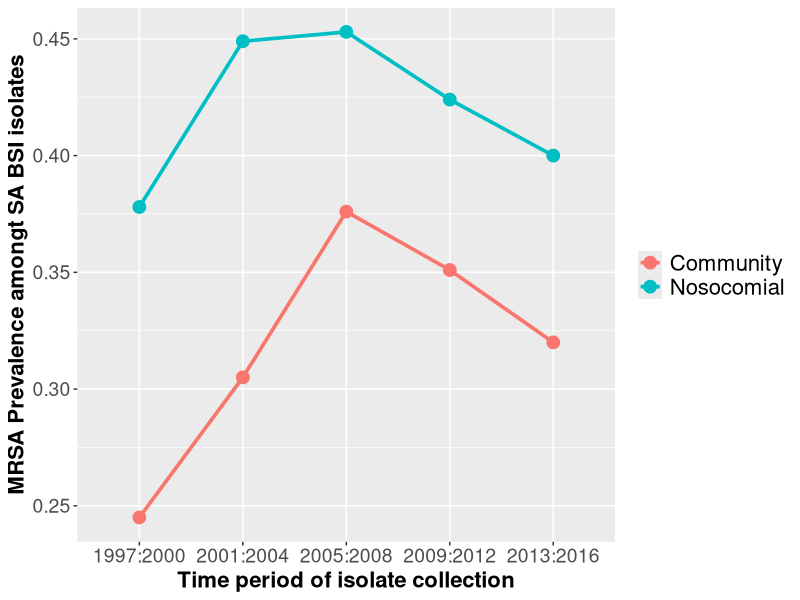

The R source for this figure:
library(ggplot2)

Nosocomial = c(0.378,0.449,0.453,0.424,0.400)
Community = c(0.245,0.305,0.376,0.351,0.320)
Time = c("1997:2000","2001:2004","2005:2008","2009:2012","2013:2016")

df = data.frame(Response = c(Nosocomial,Community),
                Type = c(rep("Nosocomial",5),rep("Community",5)),
                X = rep(Time,2))

ggplot(data = df, aes(x = X, y = Response, color = Type, group = Type)) + 
  geom_line(size = 1.25) + 
  geom_point(size = 4) + 
  xlab("Time period of isolate collection") + 
  ylab ("MRSA Prevalence amongt SA BSI isolates") + 
  theme(axis.text=element_text(size=14),
        axis.title=element_text(size=16,face="bold"),
        legend.text = element_text(size = 16),
        legend.title = element_blank())
